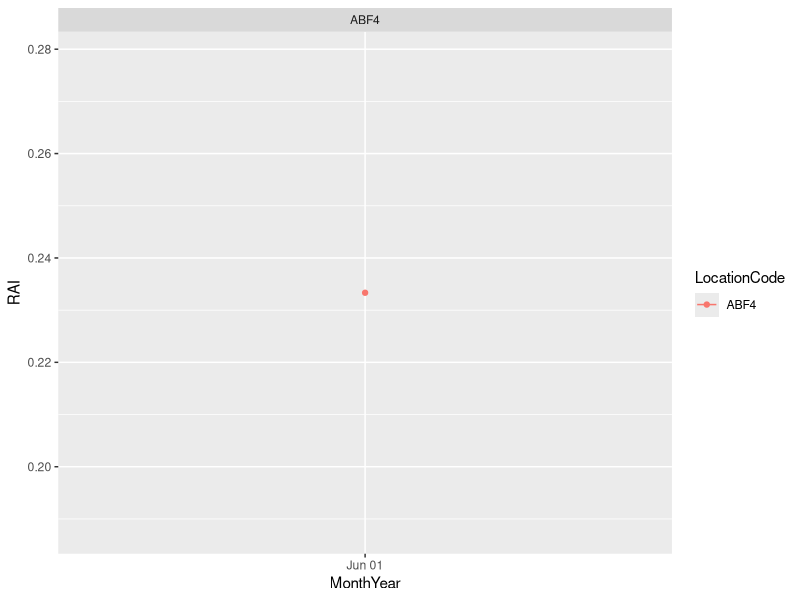
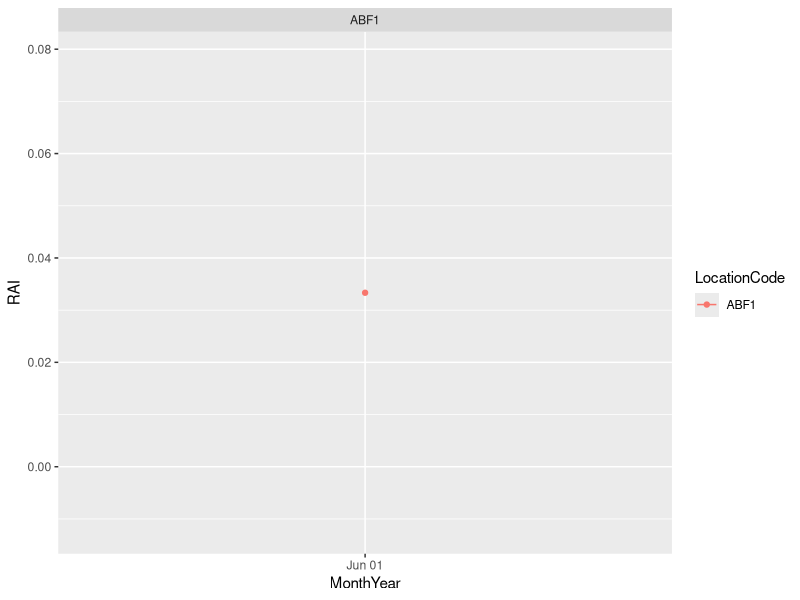
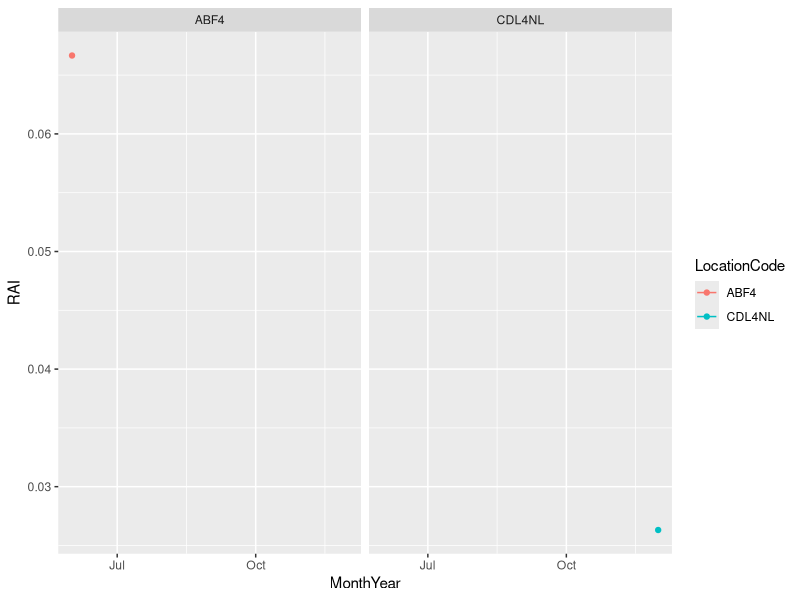
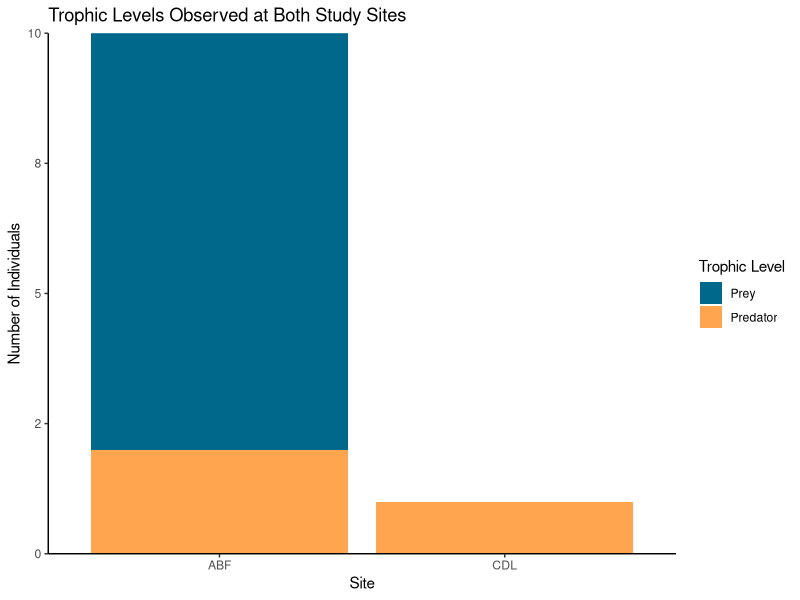

R code for these plots, in order:
## ---- chunk 1
library(ggplot2)
library(tidyverse)
library(vegan)
library(data.table)
## ---- chunk 2
camera <-read.csv("GDE Wildlife Camera Trap Image Processing  - DATA.csv")
## ---- chunk 3
#remove . from column names
names(camera) <- gsub("\\.", "", names(camera))

#Only select certain data
camera<-select(camera, CameraStartDate, CameraEndDate, CameraName, LocationCode, Species, XofIndividuals, Date, Time, DaysActive) 

#Format column to Date
camera$Date <- as.Date(as.character(camera$Date), format = "%Y%m%d")

#Format column to Time
camera$Time <- as.ITime(camera$Time)
#Format column to integer
camera$DaysActive <- as.numeric(camera$DaysActive)

## ---- chunk 4
#Find all unique values
camera$Species %>%
  unique()
## ---- chunk 5
#Summarize count of each species found at each camera
cameracount <- camera %>%
  group_by(LocationCode, Species) %>%
  summarise(Count = n()) %>%
  ungroup()
## ---- chunk 6
# str_detect checks for certain strings
# regex stands for "regular expressions"
# ignore_case = T find regardless of capitalization
Data_Rabbit_full <- camera |> 
  filter(str_detect(Species, regex('rabbit', ignore_case = T)))

## ---- chunk 7
Data_Rabbit <- Data_Rabbit_full |> 
  #Combine Date and Time columns
  mutate(DateTime = ymd_hms(paste(Date,Time))) |>
  group_by(LocationCode) |> 
  mutate(PrevObs = lag(DateTime, order_by = c(LocationCode))) |> 
  # Calculate an elapsed time since the last observation
  mutate(TimePast = DateTime - PrevObs) |> 
  # Rid of observations less than 5 minutes later than previous observation
  filter(TimePast > 300 | is.na(TimePast) == TRUE) |>
  # extract month number
  mutate(
    Year = year(Date),
    Month = month(Date)
  ) |>
  #Add trophic level for later graphing
  mutate(TrophicLevel = "Prey")
## ---- chunk 8
Month_Rabbit <- Data_Rabbit |> 
  group_by(Month, Year, LocationCode, DaysActive) |> 
  summarize(MonthAbund = sum(XofIndividuals))

Month_Rabbit_RAI <- Month_Rabbit |> 
  mutate(RAI = MonthAbund/DaysActive) |> 
  mutate(MonthYear = mdy(paste(Month,"1",Year,sep = "/"))) 

Month_Rabbit_RAI |> 
  filter(LocationCode == "ABF4") |> 
  ggplot(aes(y = RAI, x = MonthYear, color = LocationCode)) + 
  geom_point() + 
  geom_line() + 
  facet_wrap(LocationCode ~. )
## ---- chunk 9
Data_Bird_full <- camera |> 
  filter(str_detect(Species, regex('bird', ignore_case = T)))
## ---- chunk 10
Data_Bird <- Data_Bird_full |> 
  mutate(DateTime = ymd_hms(paste(Date,Time))) |>
  group_by(LocationCode) |> 
  mutate(PrevObs = lag(DateTime, order_by = c(LocationCode))) |> 
  mutate(TimePast = DateTime - PrevObs) |> 
  filter(TimePast > 300 | is.na(TimePast) == TRUE) |>
  mutate(
    Year = year(Date),
    Month = month(Date)
  ) |>
  mutate(TrophicLevel = "Prey")
## ---- chunk 11
Month_Bird <- Data_Bird |> 
  group_by(Month, Year, LocationCode, DaysActive) |> 
  summarize(MonthAbund = sum(XofIndividuals))

Month_Bird_RAI <- Month_Bird |> 
  mutate(RAI = MonthAbund/DaysActive) |> 
  mutate(MonthYear = mdy(paste(Month,"1",Year,sep = "/"))) 

Month_Bird_RAI |> 
  filter(LocationCode == "ABF1") |> 
  ggplot(aes(y = RAI, x = MonthYear, color = LocationCode)) + 
  geom_point() + 
  geom_line() + 
  facet_wrap(LocationCode ~. )
## ---- chunk 12
Data_Coyote_full <- camera |> 
  filter(str_detect(Species, regex('coyote', ignore_case = T)))
## ---- chunk 13
Data_Coyote <- Data_Coyote_full |> 
  mutate(DateTime = ymd_hms(paste(Date,Time))) |>
  group_by(LocationCode) |> 
  mutate(PrevObs = lag(DateTime, order_by = c(LocationCode))) |> 
  mutate(TimePast = DateTime - PrevObs) |> 
  filter(TimePast > 300 | is.na(TimePast) == TRUE) |>
  mutate(
    Year = year(Date),
    Month = month(Date)
  ) |>
  mutate(TrophicLevel = "Predator")
## ---- chunk 14
Month_Coyote <- Data_Coyote |> 
  group_by(Month, Year, LocationCode, DaysActive) |> 
  summarize(MonthAbund = sum(XofIndividuals))

Month_Coyote_RAI <- Month_Coyote |> 
  mutate(RAI = MonthAbund/DaysActive) |> 
  mutate(MonthYear = mdy(paste(Month,"1",Year,sep = "/"))) 

Month_Coyote_RAI |> 
  filter(LocationCode == "ABF4" | LocationCode =="CDL4NL") |> 
  ggplot(aes(y = RAI, x = MonthYear, color = LocationCode)) + 
  geom_point() + 
  geom_line() + 
  facet_wrap(LocationCode ~. )
## ---- chunk 15
#Combine the 3 dataframes of observations
camera_abundance<-rbind(Data_Coyote, Data_Bird, Data_Rabbit) %>%
  mutate()

ggplot(camera_abundance, aes(x = CameraName, y = XofIndividuals, fill=TrophicLevel)) +
  geom_col(position = position_stack(reverse = TRUE)) +
  guides(fill = guide_legend(reverse = TRUE)) +
  scale_y_continuous(expand = c(0,0),labels = scales::number_format(scale = 1, accuracy = 1)) +
   labs(y = "Number of Individuals", x="Site", fill="Trophic Level", 
        title="Trophic Levels Observed at Both Study Sites")+
  theme(plot.title = element_text(hjust = 0.5))+
  scale_fill_manual(values = c("tan1", "deepskyblue4"))+
  theme_classic()
